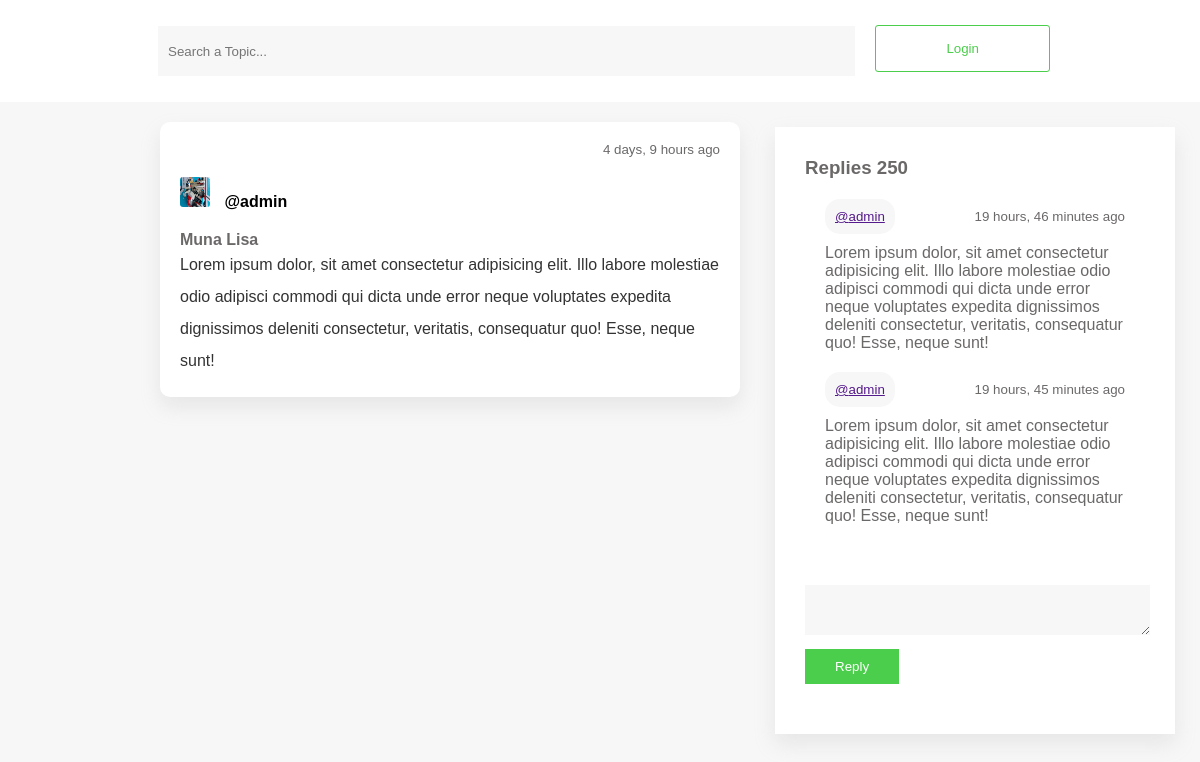
Page /thread/8 on the committed database.
### base/models.py (models this page shows, shortened)
class Post(models.Model):
    author = models.ForeignKey(User, on_delete=models.CASCADE)
    title = models.CharField(max_length=200)
    body = models.TextField(blank=True)
    created_at = models.DateTimeField(auto_now_add= True)

class Reply(models.Model):
    author = models.ForeignKey(User, on_delete=models.CASCADE)
    post = models.ForeignKey(Post, default=None, on_delete=models.CASCADE)
    message = models.TextField()
    created_at = models.DateTimeField(auto_now_add= True)

### base/views.py (the view)
# urls.py: path('thread/<id>', views.thread, name="thread"),
def thread(request, id):
    post = get_object_or_404(Post, pk=id)
    replies = post.reply_set.all()
    context={'post':post, 'replies':replies}
    return render(request, 'forum-thread.html', context)

### templates/forum-thread.html (shortened to what this page needs)
{% load static %}
<!DOCTYPE html>
<html lang="en">
  <head>
    <link rel="stylesheet" href="{% static 'style.css' %}" />
  </head>
  <body>
    <header>
      <input type="text" class="search" placeholder="Search a Topic..." />
      {% if request.user.is_authenticated %}
      <a href="">
        <img src="../static/image/user.jpg" alt="" width="40px" height="40px" />
      </a>
      {% else %}
      <a href="./login.html">
        <button>Login</button>
      </a>
      {% endif %}
    </header>
    <main>
      <div></div>
      <div class="post-cards">
        <div class="card">
          <div class="post">
            <div class="post-body">
              <div class="time-reply">
                <small>{{post.created_at|timesince}} ago</small>
              </div>
              <div class="user-profile">
                <img
                  src="../static/image/user.jpg"
                  alt=""
                  width="30px"
                  height="30px"
                />
                <strong>@{{post.author.username}}</strong>
              </div>
              <h4>{{post.title}}</h4>
              <p>
                <a href="">{{post.body}} </a>
              </p>
            </div>
          </div>
        </div>
      </div>
      <div class="end-col">
        <h3>Replies 250</h3>
        {% for reply in replies%}
        <li style="list-style: none; padding:0 20px; margin-top: 10px">
          <div class="time-reply" style="padding:20px 0;">
            <small>
              <a href="">@{{reply.author.username}}</a>
            </small>
            <small> {{reply.created_at|timesince}} ago </small>
          </div>
          <p>{{reply.message}}</p>
        </li>
        {% empty %}
        <div class="null">
          <small>Not available</small>
        </div>
        {% endfor %}
        <div class="reply-form">
          <form action="">
            <textarea name="" id=""></textarea>
            <button>Reply</button>
          </form>
        </div>
      </div>
    </main>
  </body>
</html>

### static/style.css (style rules this page uses)
* { margin: 0; padding: 0; }
body { font-family: sans-serif; background-color: #f7f7f7; }
main { display: grid; grid-template-columns: 1fr 4fr 3fr; font-family: unset; color: #6b6868; }
.card { display: flex; align-items: center; margin: 20px 10px 20px 10px; }
.card img { border-radius: 3px; margin-right: 10px; }
.post-body { padding: 20px 20px 20px 20px; border-radius: 10px; box-shadow: 0 10px 20px #a5a4a433; background-color: white; }
.post-body p { line-height: 2; }
.card .post a { text-decoration: none; color: #333333; }
header { width: auto; background-color: white; display: flex; justify-content: space-between; align-items: center; padding: 0px 150px 10px 158px; }
header a button { border-radius: 3px; border: 1px solid rgb(75, 206, 75); color: rgb(75, 206, 75); padding: 15px 70px 15px 70px; margin-top: 25px; cursor: pointer; margin-left: 20px; background-color: white; }
header .search { border: none; background-color: #f7f7f7; padding-left: 10px; border-radius: 0px; width: 90%; height: 50px; color: #333333; margin-top: 10px; }
.time-reply { display: flex; justify-content: space-between; align-items: baseline; }
.time-reply a { background-color: #f7f7f7; padding: 10px; border-radius: 15px; }
.add-card input, .textarea, button { border: none; background-color: #f7f7f7; padding: 20px; margin-bottom: 20px; border-radius: 30px; }
.end-col { padding: 30px; box-shadow: 0 10px 20px #a5a4a433; margin: 25px; background-color: white; height: fit-content; }
.reply-form textarea { width: 100%; border-radius: 0; background-color: #f7f7f7; border: none; padding: 10px; }
.reply-form button { width: auto; border-radius: 0; background-color: rgb(75, 206, 75); border: none; padding: 10px 30px 10px 30px; margin-top: 10px; color: white; }
.reply-form { margin-top: 60px; margin-right: 15px; }
.user-profile { color: black; margin-top: 20px; margin-bottom: 20px; font-size: 16px !important; }

### rows in the picture
Post: created_at "4 days, 9 hours", author.username "admin", title "Muna Lisa", body "Lorem ipsum dolor, sit amet consectetur adipisicing elit. Illo labore molestiae odio adipisci commodi qui dicta unde error neque voluptates expedita dignissimos deleniti consectetur, veritatis, consequatur quo! Esse, neque sunt!"
Reply: author.username "admin", created_at "19 hours, 46 minutes", message "Lorem ipsum dolor, sit amet consectetur adipisicing elit. Illo labore molestiae odio adipisci commodi qui dicta unde error neque voluptates expedita dignissimos deleniti consectetur, veritatis, consequatur quo! Esse, neque sunt!"
Reply: author.username "admin", created_at "19 hours, 45 minutes", message "Lorem ipsum dolor, sit amet consectetur adipisicing elit. Illo labore molestiae odio adipisci commodi qui dicta unde error neque voluptates expedita dignissimos deleniti consectetur, veritatis, consequatur quo! Esse, neque sunt!"
